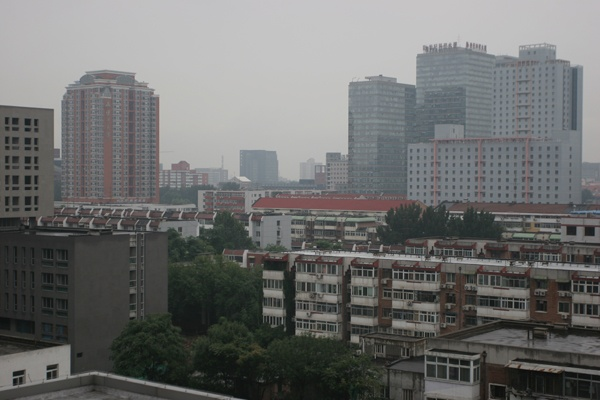
#> input picture data/real/cityscape/img_8766.jpg, 600 x 400 px
$ python run_dcp.py --input ../data/real/cityscape
#> lines starting #> are read from the running program, lines starting #| are printed output that depends on the picture
### src/io_utils.py
"""Small shared image I/O helpers (used by run_dcp / run_sota / metrics / figures).

Convention: in-memory images are float32 in [0, 1], BGR channel order (OpenCV).
"""

from __future__ import annotations

import os
from typing import List

import cv2
import numpy as np

IMAGE_EXTS = (".png", ".jpg", ".jpeg", ".bmp", ".tif", ".tiff")


def read_image(path: str) -> np.ndarray:
    """Read an image as float32 [0, 1], BGR, shape (H, W, 3)."""
    img = cv2.imread(path, cv2.IMREAD_COLOR)
    if img is None:
        raise FileNotFoundError(f"could not read image: {path}")
    return img.astype(np.float32) / 255.0


def write_image(path: str, img: np.ndarray) -> None:
    """Write a float [0, 1] BGR image to disk (created dirs as needed)."""
    os.makedirs(os.path.dirname(os.path.abspath(path)), exist_ok=True)
    out = np.clip(img, 0.0, 1.0)
    cv2.imwrite(path, (out * 255.0 + 0.5).astype(np.uint8))


# [5 lines left out: function write_gray, not called in this run]


def list_images(root: str, recursive: bool = True) -> List[str]:
    """Return sorted image paths under `root` (or just `root` if it is a file)."""
    if os.path.isfile(root):
        return [root]
    paths: List[str] = []
    if recursive:
        for dirpath, _, filenames in os.walk(root):
            for name in filenames:
                if name.lower().endswith(IMAGE_EXTS):
                    paths.append(os.path.join(dirpath, name))
    else:
        for name in os.listdir(root):
            full = os.path.join(root, name)
            if os.path.isfile(full) and name.lower().endswith(IMAGE_EXTS):
                paths.append(full)
    return sorted(paths)

### src/dcp/dark_channel.py
"""Dark channel computation.

The dark channel of an image J is

    J_dark(x) = min_{c in {r,g,b}} ( min_{y in Omega(x)} J^c(y) )

i.e. the per-pixel minimum across colour channels, followed by a local
minimum (morphological erosion) over a square patch Omega of side `patch_size`.

Key empirical prior (He et al., 2009): for haze-free outdoor images, the dark
channel is close to zero everywhere except in sky/bright regions, because most
local patches contain at least one very dark pixel in some colour channel.
"""

import cv2
import numpy as np


def dark_channel(image: np.ndarray, patch_size: int = 15) -> np.ndarray:
    """Compute the dark channel of an image.

    Parameters
    ----------
    image : np.ndarray
        (H, W, 3) float array in [0, 1]. Channel order is irrelevant here
        because we take the minimum across channels.
    patch_size : int
        Side length of the square patch Omega (odd number, default 15).

    Returns
    -------
    np.ndarray
        (H, W) float array: the dark channel.
    """
    if image.ndim != 3 or image.shape[2] != 3:
        raise ValueError(f"expected (H, W, 3) image, got shape {image.shape}")
    min_channel = np.min(image, axis=2)
    kernel = cv2.getStructuringElement(cv2.MORPH_RECT, (patch_size, patch_size))
    # Erosion == local minimum over the structuring element.
    dark = cv2.erode(min_channel, kernel)
    return dark

### src/dcp/atmospheric_light.py
"""Atmospheric light estimation.

He et al. estimate the global atmospheric light A from the haziest pixels.
The dark channel is brightest where haze is densest, so we:

  1. take the top `top_percent` brightest pixels of the dark channel, then
  2. among those candidate pixels, read their colours from the input image.

The paper picks the single pixel with the highest intensity. In practice
averaging the candidate pixels (as in the popular He-Zhang reference
implementation) is more robust to outliers, so that is the default here.
This is precisely the step that mis-fires on images with large white/bright
regions: white objects also produce a bright dark channel and get mistaken
for "haziest", inflating A (discussed in the report's failure analysis).
"""

from __future__ import annotations

import numpy as np

from .dark_channel import dark_channel


def estimate_atmospheric_light(
    image: np.ndarray,
    dark: np.ndarray | None = None,
    patch_size: int = 15,
    top_percent: float = 0.001,
    mode: str = "mean",
) -> np.ndarray:
    """Estimate the atmospheric light A (a length-3 vector).

    Parameters
    ----------
    image : np.ndarray
        (H, W, 3) float array in [0, 1], BGR.
    dark : np.ndarray, optional
        Pre-computed dark channel; recomputed if None.
    patch_size : int
        Patch size used if `dark` must be computed.
    top_percent : float
        Fraction of brightest dark-channel pixels to consider (default 0.1%).
    mode : {"mean", "max"}
        "mean": average the candidate pixels (robust, default).
        "max":  pick the single brightest-intensity candidate (paper-faithful).

    Returns
    -------
    np.ndarray
        Length-3 atmospheric light vector (BGR), values in [0, 1].
    """
    if dark is None:
        dark = dark_channel(image, patch_size)

    h, w = dark.shape
    n_pixels = h * w
    n_top = max(int(n_pixels * top_percent), 1)

    dark_flat = dark.reshape(n_pixels)
    image_flat = image.reshape(n_pixels, 3)

    # Indices of the `n_top` brightest dark-channel pixels.
    candidate_idx = np.argpartition(dark_flat, n_pixels - n_top)[n_pixels - n_top:]
    candidates = image_flat[candidate_idx]

    if mode == "max":
        A = candidates[np.argmax(candidates.sum(axis=1))]
    elif mode == "mean":
        A = candidates.mean(axis=0)
    else:
        raise ValueError(f"unknown mode {mode!r}; use 'mean' or 'max'")

    # Guard against degenerate near-zero values that would blow up division.
    return np.maximum(A, 1e-3)

### src/dcp/dehaze.py
"""End-to-end Dark Channel Prior dehazing pipeline."""

from __future__ import annotations

import numpy as np

from .atmospheric_light import estimate_atmospheric_light
from .dark_channel import dark_channel
from .transmission import estimate_transmission, refine_transmission


def dehaze(
    image: np.ndarray,
    patch_size: int = 15,
    omega: float = 0.95,
    t0: float = 0.1,
    top_percent: float = 0.001,
    gf_radius: int = 60,
    gf_eps: float = 1e-3,
    atm_mode: str = "mean",
    return_intermediate: bool = False,
):
    """Remove haze from a single image using the Dark Channel Prior.

    Pipeline: dark channel -> atmospheric light A -> raw transmission ->
    guided-filter refinement -> recover scene radiance

        J(x) = (I(x) - A) / max(t(x), t0) + A

    The lower bound t0 prevents division by near-zero transmission (which would
    otherwise produce extreme noise/colour in the densest-haze regions).

    Parameters
    ----------
    image : np.ndarray
        (H, W, 3) float in [0, 1], BGR.
    patch_size, omega, t0, top_percent, gf_radius, gf_eps, atm_mode :
        Algorithm hyper-parameters (see the individual modules).
    return_intermediate : bool
        If True, also return a dict of intermediate maps for visualisation.

    Returns
    -------
    np.ndarray | tuple[np.ndarray, dict]
        Dehazed image (float [0, 1], BGR); plus an intermediates dict when
        `return_intermediate` is True.
    """
    image = image.astype(np.float32)

    dark = dark_channel(image, patch_size)
    A = estimate_atmospheric_light(image, dark, top_percent=top_percent, mode=atm_mode)
    t_raw = estimate_transmission(image, A, omega, patch_size)
    t_refined = refine_transmission(image, t_raw, gf_radius, gf_eps)

    t_clamped = np.clip(t_refined, t0, 1.0)
    radiance = (image - A.reshape(1, 1, 3)) / t_clamped[..., None] + A.reshape(1, 1, 3)
    radiance = np.clip(radiance, 0.0, 1.0)

    if return_intermediate:
        intermediates = {
            "dark_channel": dark,
            "atmospheric_light": A,
            "transmission_raw": t_raw,
            "transmission_refined": t_refined,
        }
        return radiance, intermediates
    return radiance

### src/dcp/transmission.py
"""Transmission map estimation and refinement.

The haze imaging model is

    I(x) = J(x) t(x) + A (1 - t(x))

where I is the observed image, J the haze-free scene radiance, A the global
atmospheric light and t(x) in [0, 1] the medium transmission (fraction of
light reaching the camera without scattering).

Assuming the dehazed scene's dark channel -> 0 and A is known, He et al. derive
an estimate of the transmission directly from the dark channel of the
normalised image:

    t_raw(x) = 1 - omega * darkchannel( I(x) / A )

The constant omega (< 1) keeps a small amount of haze for distant objects so
the result still looks natural (aerial perspective).
"""

import cv2
import numpy as np

from .dark_channel import dark_channel
from .guided_filter import guided_filter


def estimate_transmission(
    image: np.ndarray, A: np.ndarray, omega: float = 0.95, patch_size: int = 15
) -> np.ndarray:
    """Estimate the raw (coarse) transmission map.

    Parameters
    ----------
    image : np.ndarray
        (H, W, 3) float in [0, 1], BGR.
    A : np.ndarray
        Length-3 atmospheric light (BGR).
    omega : float
        Haze-retention factor (default 0.95).
    patch_size : int
        Patch size for the dark channel (default 15).

    Returns
    -------
    np.ndarray
        (H, W) raw transmission in [0, 1] (before guided-filter refinement).
    """
    normalized = image / A.reshape(1, 1, 3)
    transmission = 1.0 - omega * dark_channel(normalized, patch_size)
    return transmission


def refine_transmission(
    image: np.ndarray, transmission: np.ndarray, radius: int = 60, eps: float = 1e-3
) -> np.ndarray:
    """Refine a coarse transmission map with a guided filter.

    The grayscale version of the hazy input is used as the guidance image so
    the refined transmission follows real edges instead of patch blocks.

    Parameters
    ----------
    image : np.ndarray
        (H, W, 3) float in [0, 1], BGR (used to build the grayscale guide).
    transmission : np.ndarray
        (H, W) coarse transmission map.
    radius, eps : guided-filter parameters.

    Returns
    -------
    np.ndarray
        (H, W) refined transmission map.
    """
    gray = cv2.cvtColor((image * 255).astype(np.uint8), cv2.COLOR_BGR2GRAY)
    gray = gray.astype(np.float32) / 255.0
    return guided_filter(gray, transmission, radius, eps)

### src/dcp/guided_filter.py
"""Guided image filtering (He, Sun, Tang).

An edge-preserving smoothing filter. We use it to refine the coarse,
patch-based transmission map so that its edges align with the real object
boundaries in the image, removing the block artefacts produced by the
patch-wise dark channel. It is the fast, modern replacement for the soft
matting used in the original 2009 paper.

The output q is a locally-linear function of the guidance image I:

    q_i = a_k * I_i + b_k,   for i in window k

with (a_k, b_k) chosen to be closest to the filtering input p in a
least-squares sense with regularisation eps. Box filters make it O(N).
"""

import cv2
import numpy as np


def _box(img: np.ndarray, radius: int) -> np.ndarray:
    """Box (mean) filter with window side 2*radius+1."""
    ksize = 2 * radius + 1
    return cv2.blur(img, (ksize, ksize))


def guided_filter(
    guide: np.ndarray, src: np.ndarray, radius: int = 60, eps: float = 1e-3
) -> np.ndarray:
    """Apply a guided filter.

    Parameters
    ----------
    guide : np.ndarray
        (H, W) single-channel guidance image, float in [0, 1].
    src : np.ndarray
        (H, W) input to be filtered (e.g. the raw transmission map), float.
    radius : int
        Window radius (default 60).
    eps : float
        Regularisation; larger -> smoother (default 1e-3).

    Returns
    -------
    np.ndarray
        (H, W) filtered output, same dtype-domain as `src`.
    """
    guide = guide.astype(np.float32)
    src = src.astype(np.float32)

    mean_I = _box(guide, radius)
    mean_p = _box(src, radius)
    mean_Ip = _box(guide * src, radius)
    cov_Ip = mean_Ip - mean_I * mean_p

    mean_II = _box(guide * guide, radius)
    var_I = mean_II - mean_I * mean_I

    a = cov_Ip / (var_I + eps)
    b = mean_p - a * mean_I

    mean_a = _box(a, radius)
    mean_b = _box(b, radius)

    return mean_a * guide + mean_b

### src/run_dcp.py
#!/usr/bin/env python3
"""Run Dark Channel Prior dehazing over an image or a folder of images.

Saves, for every input image, the dehazed result and (optionally) the
intermediate maps used by the algorithm: dark channel, raw transmission and
guided-filter-refined transmission. The directory structure of the input is
mirrored under the output directory.

Examples
--------
    python src/run_dcp.py --input data --output results/dcp --save-intermediate
    python src/run_dcp.py --input data/bright/snow.jpg --output results/dcp
"""

from __future__ import annotations

import argparse
import os
import sys
import time

import numpy as np

# Make `import dcp` work regardless of the current working directory.
sys.path.insert(0, os.path.dirname(os.path.abspath(__file__)))

from dcp import dehaze  # noqa: E402
from io_utils import list_images, read_image, write_gray, write_image  # noqa: E402


def _rel_stem(path: str, input_root: str):
    """Return (relative_dir, stem) of `path` relative to `input_root`."""
    if os.path.isfile(input_root):
        base = os.path.dirname(input_root)
    else:
        base = input_root
    rel = os.path.relpath(path, base)
    rel_dir = os.path.dirname(rel)
    stem = os.path.splitext(os.path.basename(rel))[0]
    return rel_dir, stem


def main() -> None:
    parser = argparse.ArgumentParser(description="Dark Channel Prior dehazing")
    parser.add_argument("--input", required=True, help="input image or folder")
    parser.add_argument("--output", default="results/dcp", help="output folder")
    parser.add_argument("--save-intermediate", action="store_true",
                        help="also save dark channel + transmission maps")
    parser.add_argument("--patch-size", type=int, default=15)
    parser.add_argument("--omega", type=float, default=0.95)
    parser.add_argument("--t0", type=float, default=0.1)
    parser.add_argument("--top-percent", type=float, default=0.001)
    parser.add_argument("--gf-radius", type=int, default=60)
    parser.add_argument("--gf-eps", type=float, default=1e-3)
    parser.add_argument("--atm-mode", choices=["mean", "max"], default="mean")
    args = parser.parse_args()

    paths = list_images(args.input)
    if not paths:
        print(f"no images found under {args.input!r}", file=sys.stderr)
        sys.exit(1)

    print(f"Found {len(paths)} image(s). Output -> {args.output}")
    inter_root = os.path.join(args.output, "intermediate")

    for i, path in enumerate(paths, 1):
        rel_dir, stem = _rel_stem(path, args.input)
        img = read_image(path)
#> in read_image, img is the input picture: shape (400, 600, 3); mean B, G, R 108.4, 109.4, 108.5

        t_start = time.time()
        result, inter = dehaze(
            img,
            patch_size=args.patch_size,
            omega=args.omega,
            t0=args.t0,
            top_percent=args.top_percent,
            gf_radius=args.gf_radius,
            gf_eps=args.gf_eps,
            atm_mode=args.atm_mode,
            return_intermediate=True,
        )
#> in dark_channel, `dark = cv2.erode(min_channel, kernel)`:
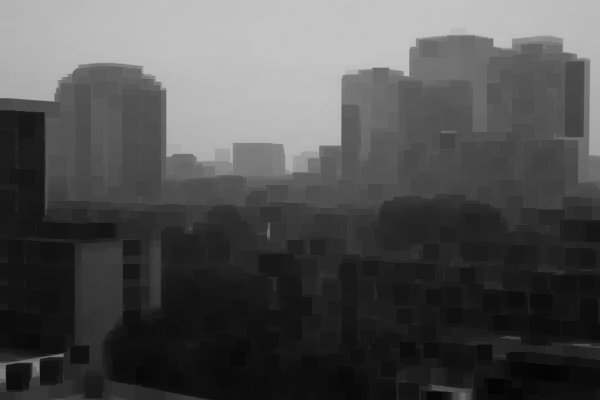
#> dark: shape (400, 600) float32; min 0.0157, max 0.773, mean 0.315
#> in estimate_atmospheric_light, `candidate_idx = np.argpartition(dark_flat, n_pixels - n_top)[n_pixels ..`: candidate_idx = 240 values, max 33968 at index 133, min 311 at index 173, mean 17922.1
#> in estimate_atmospheric_light, `candidates = image_flat[candidate_idx]`: candidates = 240 rows, first 8: [0.78, 0.773, 0.773], [0.78, 0.773, 0.773], [0.78, 0.773, 0.773], [0.769, 0.769, 0.769], [0.78, 0.773, 0.773], [0.769, 0.769, 0.769], [0.78, 0.773, 0.773], [0.78, 0.773, 0.773]
#> in estimate_atmospheric_light, `A = candidates.mean(axis=0)`: A = [0.772, 0.771, 0.771]
#> in guided_filter, `cov_Ip = mean_Ip - mean_I * mean_p`:
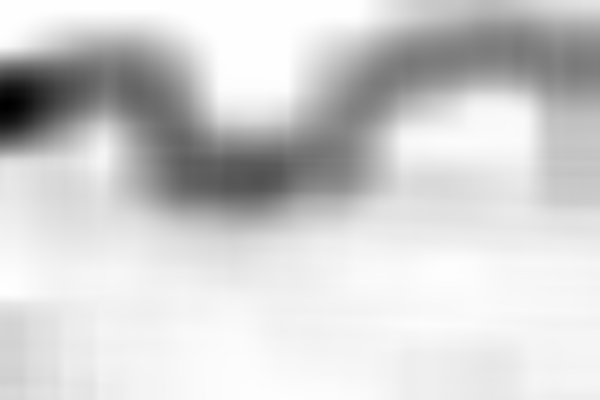
#> cov_Ip: shape (400, 600) float32; min -0.0548, max -8.05e-07, mean -0.00995; drawn with min black and max white
#> in guided_filter, `var_I = mean_II - mean_I * mean_I`:
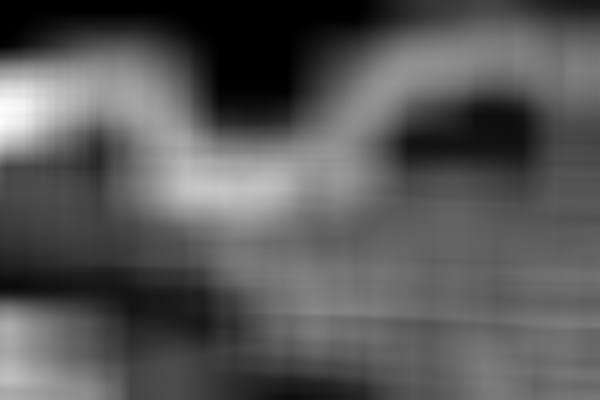
#> var_I: shape (400, 600) float32; min 4.11e-06, max 0.0383, mean 0.0133; drawn with min black and max white
#> in guided_filter, `a = cov_Ip / (var_I + eps)`:
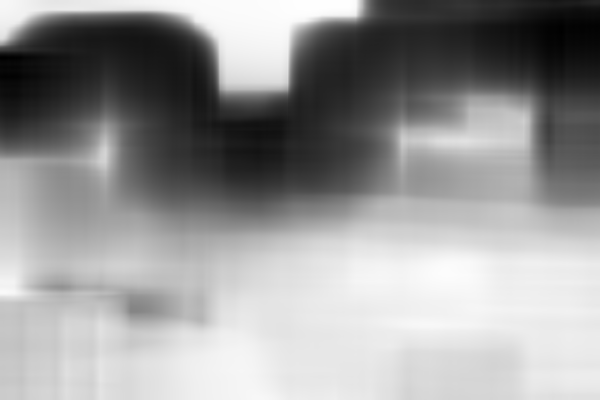
#> a: shape (400, 600) float32; min -1.56, max -0.000801, mean -0.63; drawn with min black and max white
#> in guided_filter, `b = mean_p - a * mean_I`:
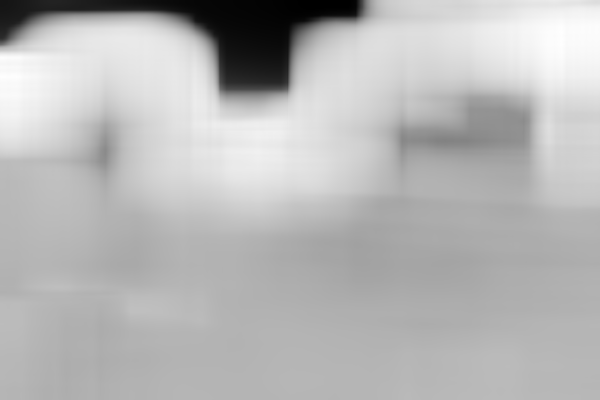
#> b: shape (400, 600) float32; min 0.0578, max 1.3, mean 0.948; drawn with min black and max white
#> in dehaze, `t_clamped = np.clip(t_refined, t0, 1.0)`:
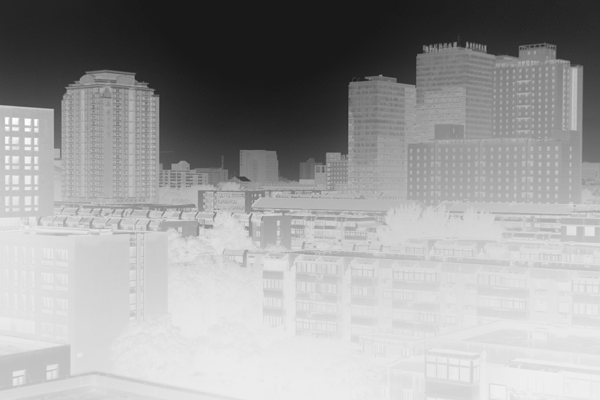
#> t_clamped: shape (400, 600) float32; min 0.1, max 1, mean 0.614
#> in dehaze, `radiance = (image - A.reshape(1, 1, 3)) / t_clamped[..., None] + A.res..`:
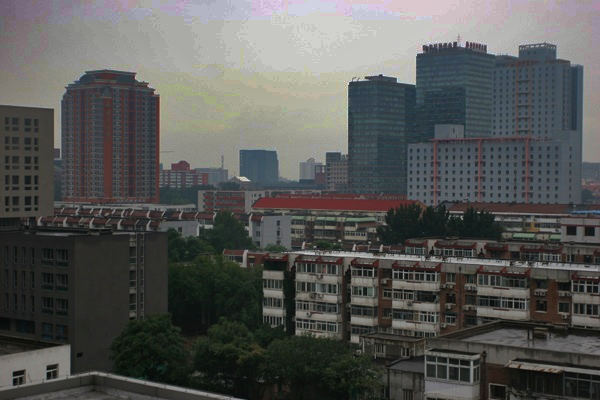
#> radiance: shape (400, 600, 3) float32; mean of channels 0, 1, 2 0.3, 0.307, 0.304; drawn with min black and max white
#> inter = 4 items
        elapsed = time.time() - t_start

        out_path = os.path.join(args.output, rel_dir, f"{stem}_dehazed.png")
        write_image(out_path, result)

        if args.save_intermediate:
            d = os.path.join(inter_root, rel_dir)
            write_gray(os.path.join(d, f"{stem}_dark.png"), inter["dark_channel"])
            write_gray(os.path.join(d, f"{stem}_trans_raw.png"), inter["transmission_raw"])
            write_gray(os.path.join(d, f"{stem}_trans_refined.png"), inter["transmission_refined"])

        A = inter["atmospheric_light"]
#> A = [0.772, 0.771, 0.771]
        print(f"[{i}/{len(paths)}] {os.path.basename(path):28s} "
              f"A(BGR)=[{A[0]:.3f},{A[1]:.3f},{A[2]:.3f}]  {img.shape[1]}x{img.shape[0]}  "
              f"{elapsed*1000:.0f} ms")
#| [1/2] img_8766.jpg                 A(BGR)=[0.772,0.771,0.771]  600x400  265 ms
#> pass 2 of the loop in main, `for i, path in enumerate(paths, 1):`:
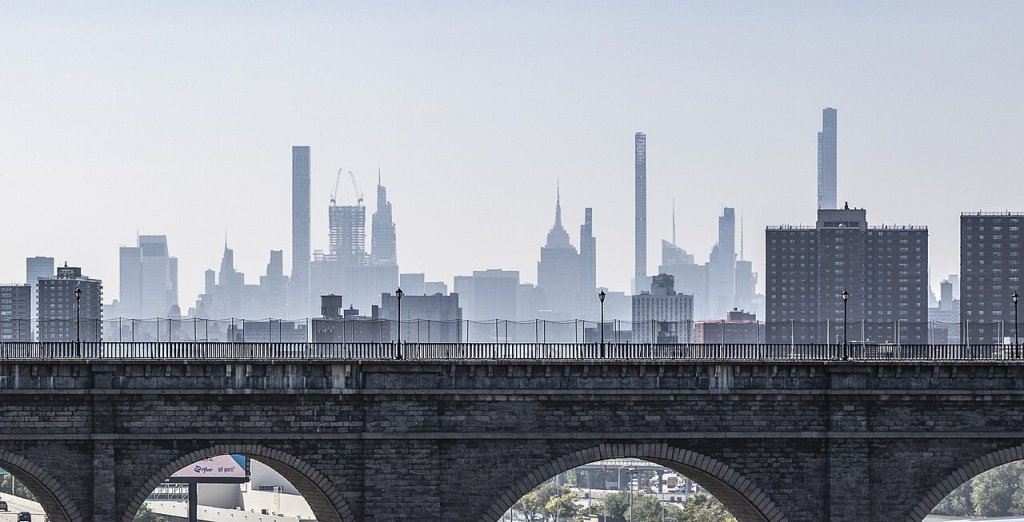
#> input picture data/real/cityscape/nyc_foggy_skyline.jpg, 1024 x 522 px
#> in read_image, img is the input picture: shape (522, 1024, 3); mean B, G, R 163, 153.4, 149.3
#> min_channel: shape (522, 1024) float32
#> in dark_channel (call 3), `dark = cv2.erode(min_channel, kernel)`:
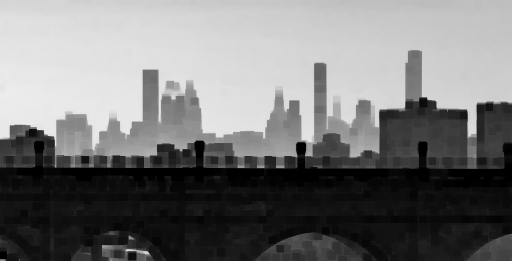
#> dark: shape (522, 1024) float32 (shown at 1/2 size); min 0, max 0.925, mean 0.466
#> candidates = 534 rows, first 8: [0.937, 0.929, 0.929], [0.937, 0.929, 0.929], [0.937, 0.929, 0.929], [0.937, 0.929, 0.929], [0.941, 0.933, 0.933], [0.937, 0.929, 0.929], [0.937, 0.929, 0.929], [0.941, 0.933, 0.933]
#> in dehaze (call 2), `A = estimate_atmospheric_light(image, dark, top_percent=top_percent, m..`: A = [0.937, 0.929, 0.929]
#> normalized: shape (522, 1024, 3) float32
#> transmission: shape (522, 1024) float32
#> cov_Ip: shape (522, 1024) float32
#> var_I: shape (522, 1024) float32
#> a: shape (522, 1024) float32
#> b: shape (522, 1024) float32
#> t_clamped: shape (522, 1024) float32
#> in dehaze (call 2), `radiance = (image - A.reshape(1, 1, 3)) / t_clamped[..., None] + A.res..`:
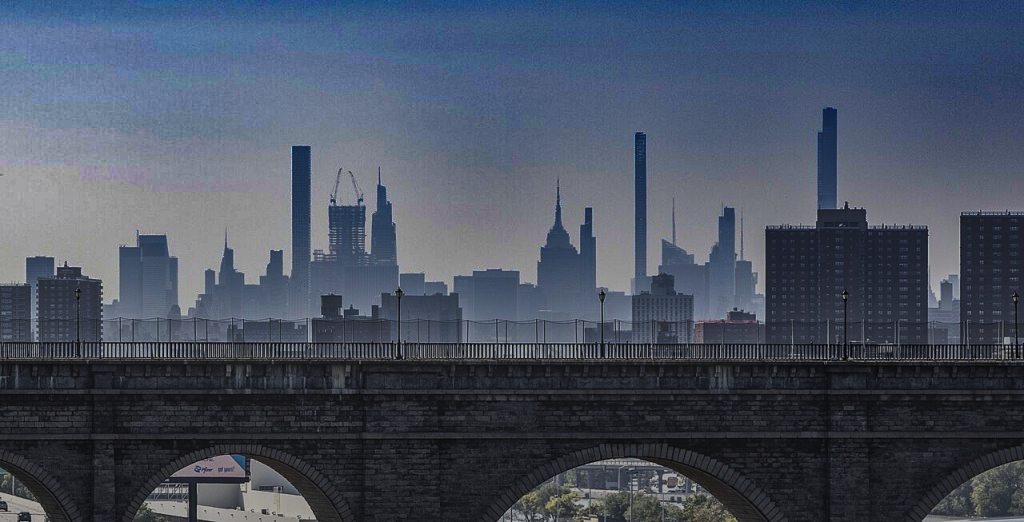
#> radiance: shape (522, 1024, 3) float32; mean of channels 0, 1, 2 0.529, 0.43, 0.376; drawn with min black and max white
#| [2/2] nyc_foggy_skyline.jpg        A(BGR)=[0.937,0.929,0.929]  1024x522  472 ms

    print("Done.")


if __name__ == "__main__":
    main()
